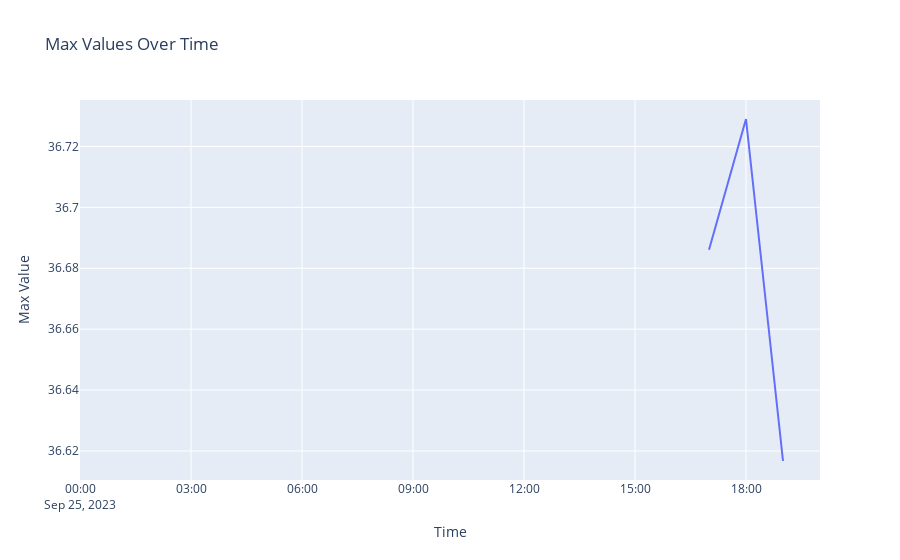

The code cell stored with this chart in its notebook:
### Code cell
# Resource: Query Data with InfluxQL: https://docs.influxdata.com/influxdb/cloud/query-data/influxql/
import pandas as pd
import plotly.express as px
from influxdb_client import InfluxDBClient, Point
from datetime import timedelta


# Define your InfluxDB connection details
#url = "http://localhost:8086"
#token = "your_influxdb_token"
#org = "your_organization"
bucket = "Tables_Bucket"

# Create an InfluxDB client instance
#client = InfluxDBClient(url=url, token=token, org=org)

# SQL Query (NOT Flux)
query = """
SELECT max(humidity)
FROM airSensors
WHERE time >= '2023-09-25T00:00:00Z'
GROUP BY time(60m)
"""

token = os.environ.get("INFLUXDB_TOKEN")
token = "XE9AyZ-3y-HJNyupKWiLgzVo5JMew-Y31Vq7gbakekdP66wIkBslEdnyrCc-vQ0t9MGFj449z0LvFhepVOwFfw=="
org = "Dev"
host = "https://us-east-1-1.aws.cloud2.influxdata.com"

client = InfluxDBClient3(host=host, token=token, org=org, ssl_ca_cert=certifi.where())
# You can bring only the schema to help troubleshooting
# schema = client.query(query=query, database="Tables_Bucket", mode="schema", language="influxql")
# print(schema)

table = client.query(query=query, database="Tables_Bucket", mode ="all", language="influxql")
dataframe = table.to_pandas() # This one automatically eliminitaes the NULL values. Not good. 
print (table)

# Create a dictionary from the data
data_dict = {
    "Measurement": table[0],
    "Time": table[1],
    "Max": table[2]
}

# Create a Pandas DataFrame
df = pd.DataFrame(data_dict)

print(df)

# Create a line plot using Plotly Express
fig = px.line(df, x="Time", y="Max", title="Max Values Over Time", labels={"Max": "Max Value"})

# Show the plot
fig.show()

# Close the client connection
client.close()

### Figure 1 — Plotly figure (JSON) as saved in the notebook; plotly's stock layout.template omitted (floating-point values rounded to 4 significant figures)
{"data": [{"hovertemplate": "Time=%{x}<br>Max Value=%{y}<extra></extra>", "legendgroup": "", "line": {"color": "#636efa", "dash": "solid"}, "marker": {"symbol": "circle"}, "mode": "lines", "name": "", "orientation": "v", "showlegend": false, "type": "scatter", "x": ["2023-09-25T00:00:00", "2023-09-25T01:00:00", "2023-09-25T02:00:00", "2023-09-25T03:00:00", "2023-09-25T04:00:00", "2023-09-25T05:00:00", "2023-09-25T06:00:00", "2023-09-25T07:00:00", "2023-09-25T08:00:00", "2023-09-25T09:00:00", "2023-09-25T10:00:00", "2023-09-25T11:00:00", "2023-09-25T12:00:00", "2023-09-25T13:00:00", "2023-09-25T14:00:00", "2023-09-25T15:00:00", "2023-09-25T16:00:00", "2023-09-25T17:00:00", "2023-09-25T18:00:00", "2023-09-25T19:00:00", "2023-09-25T20:00:00"], "xaxis": "x", "y": [null, null, null, null, null, null, null, null, null, null, null, null, null, null, null, null, null, 36.69, 36.73, 36.62, null], "yaxis": "y"}], "layout": {"legend": {"tracegroupgap": 0}, "title": {"text": "Max Values Over Time"}, "xaxis": {"anchor": "y", "domain": [0, 1], "title": {"text": "Time"}}, "yaxis": {"anchor": "x", "domain": [0, 1], "title": {"text": "Max Value"}}}}
